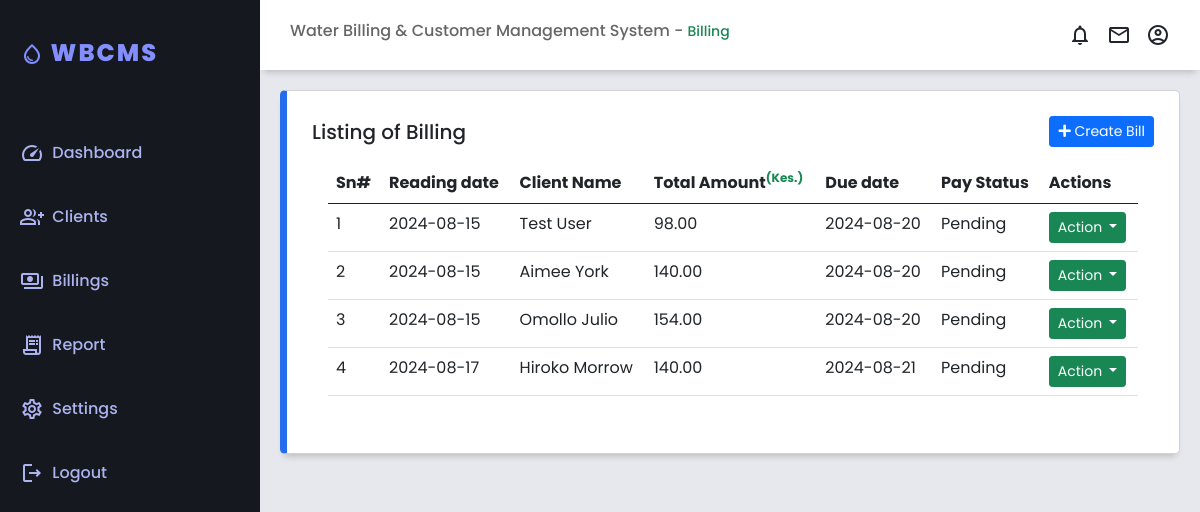
Page /billings.php (signed in) on the committed database.
### tables this page shows
CREATE TABLE `tbl_billinglist` (
  `bill_id` int(11) NOT NULL,
  `user_id` int(11) DEFAULT NULL,
  `reading_date` date DEFAULT NULL,
  `due_date` date NOT NULL,
  `current_reading` float(12,2) NOT NULL DEFAULT 0.00,
  `previous_reading` float(12,2) NOT NULL DEFAULT 0.00,
  `rate` float(12,2) NOT NULL DEFAULT 0.00,
  `total` float(12,2) NOT NULL DEFAULT 0.00,
  `status` tinyint(1) NOT NULL DEFAULT 0 COMMENT '0= pending,\r\n1= paid',
  `created_at` datetime NOT NULL DEFAULT current_timestamp(),
  `updated_at` datetime NOT NULL DEFAULT current_timestamp() ON UPDATE current_timestamp()
);

CREATE TABLE `tbl_clients` (
  `user_id` int(11) NOT NULL,
  `client_name` varchar(50) NOT NULL,
  `contact_number` varchar(20) DEFAULT NULL,
  `address` text DEFAULT NULL,
  `meter_number` int(10) NOT NULL,
  `meter_reading` int(20) NOT NULL,
  `status` enum('inactive','active') DEFAULT 'inactive',
  `created_at` timestamp NOT NULL DEFAULT current_timestamp(),
  `updated_at` timestamp NOT NULL DEFAULT current_timestamp() ON UPDATE current_timestamp()
);

### config/functions.php (called while the page is built, shortened)
<?php
$conn = connectDB();
function fetchBilledClients()
{
    global $conn;
    $query = "SELECT b.bill_id, c.user_id, c.client_name, b.reading_date, b.due_date, b.current_reading, b.previous_reading, b.rate, b.total, b.status
              FROM tbl_billinglist b
              JOIN tbl_clients c ON b.user_id = c.user_id";
    $result = $conn->query($query);
    $billedClients = [];
    while ($row = $result->fetch_assoc()) {
        $statusText = ($row['status'] == 0) ? 'Pending' : 'Paid';
        $row['status'] = $statusText;
        $billedClients[] = $row;
    }
    return $billedClients;
}
?>

### billings.php (the view, shortened to what this page needs)
<?php
include("./config/functions.php");
try {
  $billedClients = fetchBilledClients();
} catch (Exception $e) {
  echo "An error occurred: " . $e->getMessage();
  exit();
}
?>
<!DOCTYPE html>
<html lang="en">
<head>
  <link rel="stylesheet" href="https://cdnjs.cloudflare.com/ajax/libs/font-awesome/5.15.3/css/all.min.css" />
  <link rel="stylesheet" href="css/bootstrap5.0.1.min.css">
  <link rel="stylesheet" type="text/css" href="css/datatables-1.10.25.min.css" />
  <link rel="stylesheet" href="css/styles.css">
  <link rel="stylesheet" href="css/customer.css">
  <link rel="stylesheet" href="css/bill.css">
</head>
<body>
  <div class="grid-container">
    <header class="header">
      <div class="header-left">
        <h6 class="text-seconary">Water Billing & Customer Management System - <small class="text-success">Billing</small></h6>
      </div>
      <div class="header-right text-primary">
        <a href="#">
          <span class="material-icons-outlined">notifications</span>
        </a>
        <a href="#">
          <span class="material-icons-outlined">email</span>
        </a>
        <a href="./logout.php">
          <span class="material-icons-outlined">account_circle</span>
        </a>
      </div>
    </header>
    <aside id="sidebar">
      <div class="sidebar-title">
        <div class="sidebar-brand">
          <span class="material-icons-outlined">water_drop</span>&nbsp;WBCMS
        </div>
      </div>
      <ul class="sidebar-list">
        <li class="sidebar-list-item">
          <a href="./dashboard.php">
            <span class="material-icons-outlined">speed</span>&nbsp;&nbsp;Dashboard
          </a>
        </li>
        <li class="sidebar-list-item">
          <a href="./client.php">
            <span class="material-icons-outlined">group_add</span>&nbsp;&nbsp;Clients
          </a>
        </li>
        <li class="sidebar-list-item">
          <a href="./billings.php">
            <span class="material-icons-outlined">payments</span>&nbsp;&nbsp;Billings
          </a>
        </li>
        <li class="sidebar-list-item">
          <a href="./report.php">
            <span class="material-icons-outlined">receipt_long</span>&nbsp;&nbsp;Report
          </a>
        </li>
        <li class="sidebar-list-item">
          <a href="./settings.php">
            <span class="material-icons-outlined">settings</span>&nbsp;&nbsp;Settings
          </a>
        </li>
        <li class="sidebar-list-item">
          <a href="./logout.php">
            <span class="material-icons-outlined">logout</span>&nbsp;&nbsp;Logout
          </a>
        </li>
      </ul>
    </aside>
    <main class="main-container">
      <div class="row">
        <div class="container mt-0">
          <div class="card">
            <div class="d-flex justify-content-between align-items-center">
              <h5 class="mb-0 text-dark">Listing of Billing</h5>
              <button type="button" class="btn btn-sm btn-primary" data-bs-toggle="modal" data-bs-target="#staticBackdrop">
                <i class='fas fa-plus'></i>&nbsp;Create Bill
              </button>
            </div>
            <div class="card-body">
              <table class="table cell-border">
                <thead>
                  <tr>
                    <th scope="col">Sn#</th>
                    <th scope="col">Reading date</th>
                    <th scope="col">Client Name</th>
                    <th scope="col">Total Amount<sup class="text-success">(Kes.)</sup></th>
                    <th scope="col">Due date</th>
                    <th scope="col">Pay Status</th>
                    <th scope="col">Actions</th>
                  </tr>
                </thead>
                <tbody>
                  <tr>
                    <?php if (empty($billedClients)) : ?>
                  <tr>
                    <td colspan="7" class="text-center text-danger">
                      <strong>No billing records found.</strong>
                    </td>
                  </tr>
                <?php else: ?>
                  <?php foreach ($billedClients as $index => $client): ?>
                    <tr>
                      <td><?php echo htmlspecialchars($index + 1); ?></td>
                      <td><?php echo htmlspecialchars($client['reading_date']); ?></td>
                      <td><?php echo htmlspecialchars($client['client_name']); ?></td>
                      <td><?php echo htmlspecialchars($client['total']); ?></td>
                      <td><?php echo htmlspecialchars($client['due_date']); ?></td>
                      <td><?php echo $client['status'] == 1 ? 'Paid' : 'Pending'; ?></td>
                      <td>
                        <div class="dropdown">
                          <button class="btn btn-success btn-sm  dropdown-toggle" type="button" data-bs-toggle="dropdown" aria-expanded="false">
                            Action
                          </button>
                        </div>
                      </td>
                    </tr>
                  <?php endforeach; ?>
                <?php endif; ?>
                </tr>
                </tbody>
              </table>
            </div>
          </div>
        </div>
      </div>
    </main>
  </div>
</body>
</html>

### css/styles.css (style rules this page uses)
:root { --color-primary: #246dec; --color-secondary: #f5b74f; --color-success: #367952; --color-danger: #cc3c43; --color-text: #666666; --color-sidebar-bg: #090c14f1; --color-sidebar-hover: rgba(27, 79, 130, 0.6); --font-family-base: 'Poppins', sans-serif; --box-shadow: 0 6px 7px -4px rgba(0, 0, 0, 0.2); }
* { margin: 0; padding: 0; box-sizing: border-box; }
body { font-family: var(--font-family-base); font-size: 1rem; background-color: #e6e8ed; color: var(--color-text); overflow-y: scroll; }
.material-icons-outlined { vertical-align: middle; line-height: 1px; }
.text-primary { color: var(--color-text); }
.grid-container { display: grid; grid-template-columns: 260px 1fr 1fr 1fr; grid-template-rows: 0.2fr 3fr; grid-template-areas: "sidebar header header header" "sidebar main main main"; height: 100vh; overflow: hidden; }
.header { grid-area: header; height: 70px; background-color: #ffffff; display: flex; align-items: center; justify-content: space-between; padding: 0 30px; box-shadow: var(--box-shadow); }
.header-right { display: flex; align-items: center; }
.header-right a span { font-size: 24px; cursor: pointer; color: #21232d; margin-left: 15px; text-decoration: none; transition: color 0.3s ease; }
#sidebar { grid-area: sidebar; height: 100%; background-color: var(--color-sidebar-bg); color: #838fff; overflow-y: auto; transition: all 0.5s ease; -webkit-transition: all 0.5s ease; }
.sidebar-title { display: flex; justify-content: space-between; align-items: center; padding: 20px; margin-bottom: 30px; letter-spacing: 2px; }
.sidebar-brand { margin-top: 15px; font-size: 24px; font-weight: 800; }
.sidebar-list { list-style: none; margin-top: 15px; padding: 0; }
.sidebar-list-item { padding: 20px; transition: background-color 0.3s ease; }
.sidebar-list-item > a { text-decoration: none; color: #acb3ef; font-weight: 500; display: block; }
.main-container { grid-area: main; overflow-y: auto; padding: 20px; }
.card { display: flex; flex-direction: column; justify-content: space-around; padding: 25px; background-color: #ffffff; border: 1px solid #d2d2d3; border-radius: 5px; box-shadow: var(--box-shadow); box-sizing: border-box; transition: box-shadow 0.3s ease; }
.card:first-child { border-left: 7px solid var(--color-primary); }

### css/customer.css (style rules this page uses)
:root { --color-primary: #246dec; --color-secondary: #f5b74f; --color-success: #367952; --color-danger: #cc3c43; --color-text: #666666; --color-sidebar-bg: #090c14f1; --color-sidebar-hover: rgba(27, 79, 130, 0.6); --font-family-base: 'Poppins', sans-serif; --box-shadow: 0 6px 7px -4px rgba(0, 0, 0, 0.2); }
* { margin: 0; padding: 0; box-sizing: border-box; }
body { font-family: var(--font-family-base); font-size: 1rem; background-color: #e6e8ed; color: var(--color-text); overflow-y: scroll; }

### css/bill.css (style rules this page uses)
:root { --color-primary: #246dec; --color-secondary: #f5b74f; --color-success: #367952; --color-danger: #cc3c43; --color-text: #666666; --color-sidebar-bg: #090c14f1; --color-sidebar-hover: rgba(27, 79, 130, 0.6); --font-family-base: 'Poppins', sans-serif; --box-shadow: 0 6px 7px -4px rgba(0, 0, 0, 0.2); }
* { margin: 0; padding: 0; box-sizing: border-box; }
body { font-family: var(--font-family-base); font-size: 1rem; background-color: #e6e8ed; color: var(--color-text); overflow-y: scroll; }

### rows in the picture
tbl_billinglist: reading_date "2024-08-15", tbl_clients.client_name "Test User", total "98.00", due_date "2024-08-20"
tbl_billinglist: reading_date "2024-08-15", tbl_clients.client_name "Aimee York", total "140.00", due_date "2024-08-20"
tbl_billinglist: reading_date "2024-08-15", tbl_clients.client_name "Omollo Julio", total "154.00", due_date "2024-08-20"
tbl_billinglist: reading_date "2024-08-17", tbl_clients.client_name "Hiroko Morrow", total "140.00", due_date "2024-08-21"
